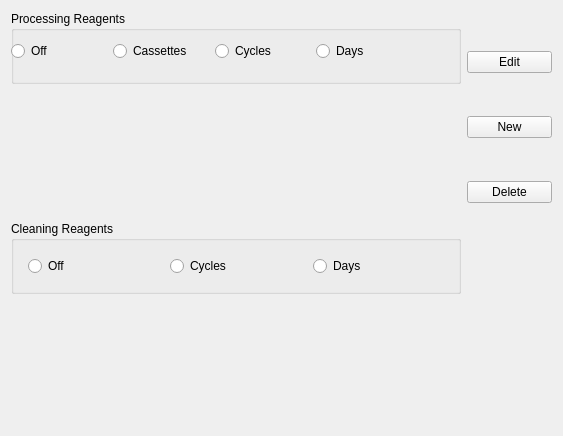
<?xml version="1.0" encoding="UTF-8"?>
<ui version="4.0">
 <class>Reagents::CReagentRMSWidget</class>
 <widget class="QWidget" name="Reagents::CReagentRMSWidget">
  <property name="geometry">
   <rect>
    <x>0</x>
    <y>0</y>
    <width>563</width>
    <height>436</height>
   </rect>
  </property>
  <property name="minimumSize">
   <size>
    <width>0</width>
    <height>0</height>
   </size>
  </property>
  <property name="maximumSize">
   <size>
    <width>16777215</width>
    <height>16777215</height>
   </size>
  </property>
  <property name="windowTitle">
   <string>Form</string>
  </property>
  <layout class="QHBoxLayout" name="horizontalLayout_2">
   <item>
    <layout class="QVBoxLayout" name="verticalLayout_4">
     <item>
      <layout class="QVBoxLayout" name="verticalLayout_2">
       <item>
        <widget class="QGroupBox" name="groupRMS">
         <property name="minimumSize">
          <size>
           <width>400</width>
           <height>72</height>
          </size>
         </property>
         <property name="title">
          <string>Processing Reagents</string>
         </property>
         <widget class="QWidget" name="horizontalLayoutWidget">
          <property name="geometry">
           <rect>
            <x>0</x>
            <y>20</y>
            <width>401</width>
            <height>41</height>
           </rect>
          </property>
          <layout class="QHBoxLayout" name="horizontalLayout">
           <item>
            <widget class="QRadioButton" name="radioOff">
             <property name="text">
              <string>Off</string>
             </property>
            </widget>
           </item>
           <item>
            <widget class="QRadioButton" name="radioCassettes">
             <property name="text">
              <string>Cassettes</string>
             </property>
            </widget>
           </item>
           <item>
            <widget class="QRadioButton" name="radioCycles">
             <property name="text">
              <string>Cycles</string>
             </property>
            </widget>
           </item>
           <item>
            <widget class="QRadioButton" name="radioDays">
             <property name="text">
              <string>Days</string>
             </property>
            </widget>
           </item>
          </layout>
         </widget>
        </widget>
       </item>
       <item>
        <widget class="MainMenu::CScrollTable" name="scrollTable" native="true">
         <property name="minimumSize">
          <size>
           <width>450</width>
           <height>125</height>
          </size>
         </property>
         <property name="maximumSize">
          <size>
           <width>434</width>
           <height>16777215</height>
          </size>
         </property>
        </widget>
       </item>
      </layout>
     </item>
     <item>
      <layout class="QVBoxLayout" name="verticalLayout_3">
       <item>
        <widget class="QGroupBox" name="CleaningReagent_GroupRMS">
         <property name="minimumSize">
          <size>
           <width>0</width>
           <height>72</height>
          </size>
         </property>
         <property name="title">
          <string>Cleaning Reagents</string>
         </property>
         <widget class="QWidget" name="horizontalLayoutWidget_2">
          <property name="geometry">
           <rect>
            <x>17</x>
            <y>25</y>
            <width>421</width>
            <height>41</height>
           </rect>
          </property>
          <layout class="QHBoxLayout" name="horizontalLayout_4">
           <item>
            <widget class="QRadioButton" name="radioOff_Cleaning">
             <property name="text">
              <string>Off</string>
             </property>
            </widget>
           </item>
           <item>
            <widget class="QRadioButton" name="radioCycles_Cleaning">
             <property name="text">
              <string>Cycles</string>
             </property>
            </widget>
           </item>
           <item>
            <widget class="QRadioButton" name="radioDays_Cleaning">
             <property name="text">
              <string>Days</string>
             </property>
            </widget>
           </item>
          </layout>
         </widget>
        </widget>
       </item>
       <item>
        <widget class="MainMenu::CScrollTable" name="scrolltable_cleaning" native="true">
         <property name="minimumSize">
          <size>
           <width>450</width>
           <height>125</height>
          </size>
         </property>
        </widget>
       </item>
      </layout>
     </item>
    </layout>
   </item>
   <item>
    <layout class="QVBoxLayout" name="verticalLayout_5">
     <item>
      <layout class="QVBoxLayout" name="verticalLayout">
       <property name="spacing">
        <number>3</number>
       </property>
       <item>
        <spacer name="verticalSpacer_2">
         <property name="orientation">
          <enum>Qt::Vertical</enum>
         </property>
         <property name="sizeHint" stdset="0">
          <size>
           <width>20</width>
           <height>40</height>
          </size>
         </property>
        </spacer>
       </item>
       <item>
        <widget class="QPushButton" name="btnEdit">
         <property name="focusPolicy">
          <enum>Qt::NoFocus</enum>
         </property>
         <property name="text">
          <string>Edit</string>
         </property>
        </widget>
       </item>
       <item>
        <spacer name="verticalSpacer_3">
         <property name="orientation">
          <enum>Qt::Vertical</enum>
         </property>
         <property name="sizeHint" stdset="0">
          <size>
           <width>20</width>
           <height>40</height>
          </size>
         </property>
        </spacer>
       </item>
       <item>
        <widget class="QPushButton" name="btnNew">
         <property name="focusPolicy">
          <enum>Qt::NoFocus</enum>
         </property>
         <property name="text">
          <string>New</string>
         </property>
        </widget>
       </item>
       <item>
        <spacer name="verticalSpacer_4">
         <property name="orientation">
          <enum>Qt::Vertical</enum>
         </property>
         <property name="sizeHint" stdset="0">
          <size>
           <width>20</width>
           <height>40</height>
          </size>
         </property>
        </spacer>
       </item>
       <item>
        <widget class="QPushButton" name="btnDelete">
         <property name="focusPolicy">
          <enum>Qt::NoFocus</enum>
         </property>
         <property name="text">
          <string>Delete</string>
         </property>
        </widget>
       </item>
       <item>
        <spacer name="verticalSpacer_5">
         <property name="orientation">
          <enum>Qt::Vertical</enum>
         </property>
         <property name="sizeHint" stdset="0">
          <size>
           <width>20</width>
           <height>40</height>
          </size>
         </property>
        </spacer>
       </item>
      </layout>
     </item>
     <item>
      <spacer name="verticalSpacer">
       <property name="orientation">
        <enum>Qt::Vertical</enum>
       </property>
       <property name="sizeHint" stdset="0">
        <size>
         <width>20</width>
         <height>128</height>
        </size>
       </property>
      </spacer>
     </item>
    </layout>
   </item>
  </layout>
 </widget>
 <customwidgets>
  <customwidget>
   <class>MainMenu::CScrollTable</class>
   <extends>QWidget</extends>
   <header>MainMenu/Include/ScrollTable.h</header>
   <container>1</container>
  </customwidget>
 </customwidgets>
 <resources/>
 <connections/>
</ui>
